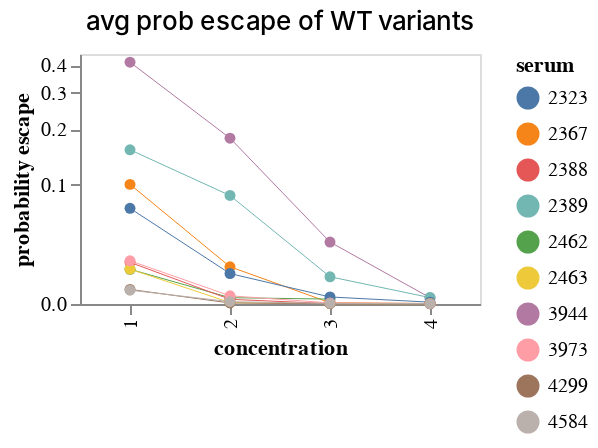

Notebook cell for this chart:
### Code cell
plot_wt_prob_escape(ped_sera)

### Figure 1 — Vega-Lite specification as saved in the notebook (floating-point values rounded to 4 significant figures)
{"config": {"view": {"continuousWidth": 300, "continuousHeight": 300}, "axis": {"grid": false}, "title": {"dy": -5, "fontWeight": 500}}, "data": {"name": "data-ed39d5cd1bcfc854e03250b5de4165b7"}, "mark": {"type": "line", "point": true, "size": 0.5}, "encoding": {"color": {"field": "serum", "title": "serum", "type": "nominal"}, "tooltip": [{"field": "antibody_concentration", "format": ".3g", "type": "quantitative"}, {"field": "n_subs", "type": "nominal"}, {"field": "censored", "type": "nominal"}, {"field": "probability escape", "format": ".3g", "type": "quantitative"}, {"field": "serum", "type": "nominal"}], "x": {"field": "concentration", "type": "nominal"}, "y": {"field": "probability escape", "scale": {"constant": 0.05, "type": "symlog"}, "type": "quantitative"}}, "height": 125, "title": "avg prob escape of WT variants", "width": 200, "$schema": "https://vega.github.io/schema/vega-lite/v5.6.1.json", "datasets": {"data-ed39d5cd1bcfc854e03250b5de4165b7": [{"antibody_concentration": 0.0003, "n_subs": "0", "censored": "censored to [0, 1]", "probability escape": 0.1005, "serum": "2367", "concentration": "1"}, {"antibody_concentration": 0.0007, "n_subs": "0", "censored": "censored to [0, 1]", "probability escape": 0.02046, "serum": "2367", "concentration": "2"}, {"antibody_concentration": 0.0014, "n_subs": "0", "censored": "censored to [0, 1]", "probability escape": 0.0006056, "serum": "2367", "concentration": "3"}, {"antibody_concentration": 0.0027, "n_subs": "0", "censored": "censored to [0, 1]", "probability escape": 0.0002331, "serum": "2367", "concentration": "4"}, {"antibody_concentration": 0.0005, "n_subs": "0", "censored": "censored to [0, 1]", "probability escape": 0.4137, "serum": "3944", "concentration": "1"}, {"antibody_concentration": 0.0011, "n_subs": "0", "censored": "censored to [0, 1]", "probability escape": 0.1803, "serum": "3944", "concentration": "2"}, {"antibody_concentration": 0.0021, "n_subs": "0", "censored": "censored to [0, 1]", "probability escape": 0.03847, "serum": "3944", "concentration": "3"}, {"antibody_concentration": 0.0043, "n_subs": "0", "censored": "censored to [0, 1]", "probability escape": 0.002989, "serum": "3944", "concentration": "4"}, {"antibody_concentration": 0.0108, "n_subs": "0", "censored": "censored to [0, 1]", "probability escape": 0.01886, "serum": "2462", "concentration": "1"}, {"antibody_concentration": 0.0162, "n_subs": "0", "censored": "censored to [0, 1]", "probability escape": 0.002992, "serum": "2462", "concentration": "2"}, {"antibody_concentration": 0.0365, "n_subs": "0", "censored": "censored to [0, 1]", "probability escape": 0.002311, "serum": "2462", "concentration": "3"}, {"antibody_concentration": 0.0121, "n_subs": "0", "censored": "censored to [0, 1]", "probability escape": 0.1569, "serum": "2389", "concentration": "1"}, {"antibody_concentration": 0.0182, "n_subs": "0", "censored": "censored to [0, 1]", "probability escape": 0.08584, "serum": "2389", "concentration": "2"}, {"antibody_concentration": 0.0273, "n_subs": "0", "censored": "censored to [0, 1]", "probability escape": 0.01425, "serum": "2389", "concentration": "3"}, {"antibody_concentration": 0.0409, "n_subs": "0", "censored": "censored to [0, 1]", "probability escape": 0.003038, "serum": "2389", "concentration": "4"}, {"antibody_concentration": 0.0084, "n_subs": "0", "censored": "censored to [0, 1]", "probability escape": 0.07071, "serum": "2323", "concentration": "1"}, {"antibody_concentration": 0.0125, "n_subs": "0", "censored": "censored to [0, 1]", "probability escape": 0.01617, "serum": "2323", "concentration": "2"}, {"antibody_concentration": 0.0187, "n_subs": "0", "censored": "censored to [0, 1]", "probability escape": 0.003351, "serum": "2323", "concentration": "3"}, {"antibody_concentration": 0.0281, "n_subs": "0", "censored": "censored to [0, 1]", "probability escape": 0.0008596, "serum": "2323", "concentration": "4"}, {"antibody_concentration": 0.0188, "n_subs": "0", "censored": "censored to [0, 1]", "probability escape": 0.0234, "serum": "2388", "concentration": "1"}, {"antibody_concentration": 0.0282, "n_subs": "0", "censored": "censored to [0, 1]", "probability escape": 0.002199, "serum": "2388", "concentration": "2"}, {"antibody_concentration": 0.0423, "n_subs": "0", "censored": "censored to [0, 1]", "probability escape": 0.0001776, "serum": "2388", "concentration": "3"}, {"antibody_concentration": 0.0634, "n_subs": "0", "censored": "censored to [0, 1]", "probability escape": 0.0001663, "serum": "2388", "concentration": "4"}, {"antibody_concentration": 0.2365, "n_subs": "0", "censored": "censored to [0, 1]", "probability escape": 0.01895, "serum": "2463", "concentration": "1"}, {"antibody_concentration": 0.3547, "n_subs": "0", "censored": "censored to [0, 1]", "probability escape": 0.0006836, "serum": "2463", "concentration": "2"}, {"antibody_concentration": 0.5321, "n_subs": "0", "censored": "censored to [0, 1]", "probability escape": 0.0001405, "serum": "2463", "concentration": "3"}, {"antibody_concentration": 0.7981, "n_subs": "0", "censored": "censored to [0, 1]", "probability escape": 0.0001292, "serum": "2463", "concentration": "4"}, {"antibody_concentration": 0.0309, "n_subs": "0", "censored": "censored to [0, 1]", "probability escape": 0.02446, "serum": "3973", "concentration": "1"}, {"antibody_concentration": 0.0464, "n_subs": "0", "censored": "censored to [0, 1]", "probability escape": 0.003928, "serum": "3973", "concentration": "2"}, {"antibody_concentration": 0.0695, "n_subs": "0", "censored": "censored to [0, 1]", "probability escape": 0.0005167, "serum": "3973", "concentration": "3"}, {"antibody_concentration": 0.1043, "n_subs": "0", "censored": "censored to [0, 1]", "probability escape": 0.0001806, "serum": "3973", "concentration": "4"}, {"antibody_concentration": 0.0272, "n_subs": "0", "censored": "censored to [0, 1]", "probability escape": 0.007181, "serum": "4299", "concentration": "1"}, {"antibody_concentration": 0.0408, "n_subs": "0", "censored": "censored to [0, 1]", "probability escape": 0.0004648, "serum": "4299", "concentration": "2"}, {"antibody_concentration": 0.0612, "n_subs": "0", "censored": "censored to [0, 1]", "probability escape": 0.0001299, "serum": "4299", "concentration": "3"}, {"antibody_concentration": 0.0918, "n_subs": "0", "censored": "censored to [0, 1]", "probability escape": 0.000108, "serum": "4299", "concentration": "4"}, {"antibody_concentration": 0.0363, "n_subs": "0", "censored": "censored to [0, 1]", "probability escape": 0.006799, "serum": "4584", "concentration": "1"}, {"antibody_concentration": 0.0545, "n_subs": "0", "censored": "censored to [0, 1]", "probability escape": 0.00107, "serum": "4584", "concentration": "2"}, {"antibody_concentration": 0.0817, "n_subs": "0", "censored": "censored to [0, 1]", "probability escape": 0.000291, "serum": "4584", "concentration": "3"}, {"antibody_concentration": 0.1226, "n_subs": "0", "censored": "censored to [0, 1]", "probability escape": 0.0001495, "serum": "4584", "concentration": "4"}]}}
